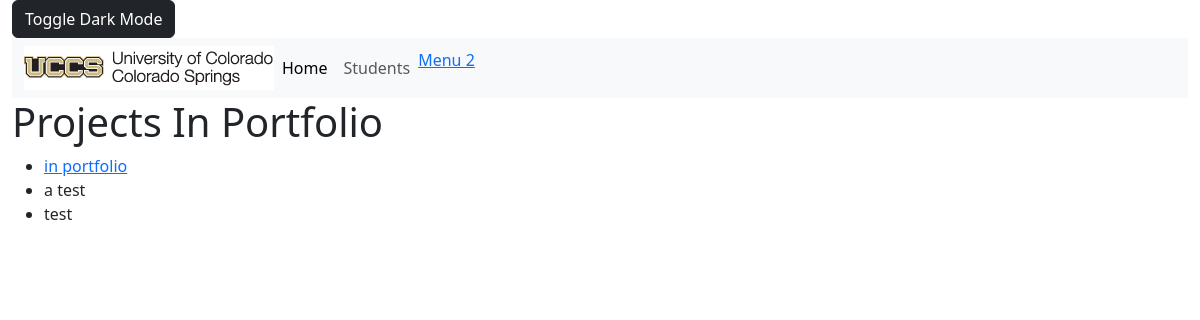
The app's page /projects/, older data.
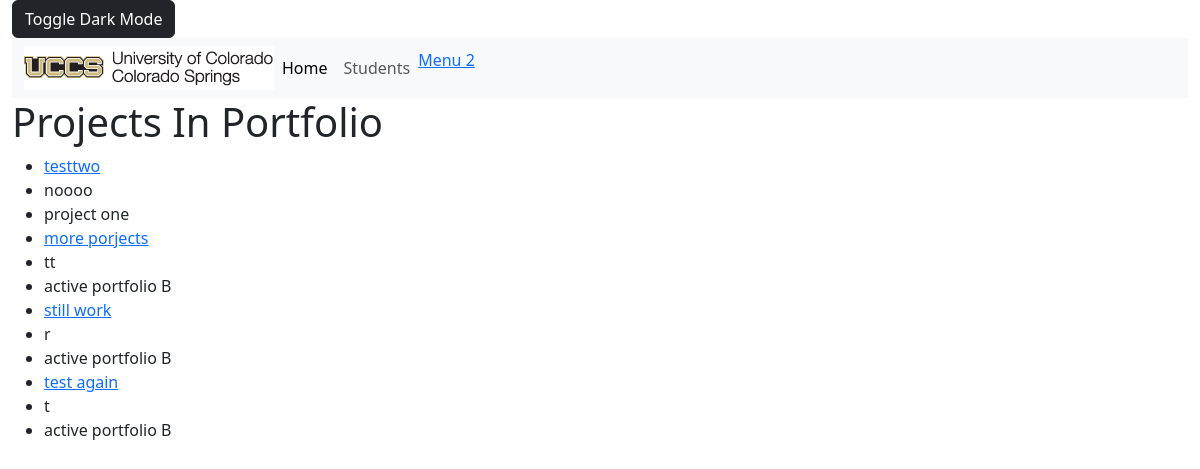
The same page, newer data.
### portfolio_app/models.py (models this page shows, shortened)
class Project(models.Model):
    title = models.CharField(max_length=200)
    description = models.TextField()
    portfolio = models.ForeignKey('Portfolio', on_delete=models.CASCADE, default=None)
    def get_absolute_url(self):
        return reverse("project-detail", args=[str(self.id)])

class Portfolio(models.Model):
    title = models.CharField(max_length=200)
    contact_email = models.EmailField("Contact Email", max_length=200)
    is_active = models.BooleanField(default=False)
    about = models.TextField(blank=True)
    def __str__(self):
        return self.title

### portfolio_app/views.py (the view)
# urls.py: path('projects/', views.ProjectListView.as_view(), name= 'projects'),
class ProjectListView(generic.ListView):
    model = Project

### portfolio_app/templates/portfolio_app/project_list.html (shortened to what this page needs)
{% extends 'portfolio_app/base_template.html' %}
{% block content %}
<h1>Projects In Portfolio</h1>
<ul>
    {% for project in project_list %}
<li>
<a href="{{ project.get_absolute_url }}">{{ project.title }}</a>
</li>
<li>{{ project.description }}</li>
<li>{{ project.portfolio }}</li>
{%empty%}
<p>There are no projects registered.</p>
{% endfor %}
</ul>
{% endblock %}

### portfolio_app/templates/portfolio_app/base_template.html (shortened to what this page needs)
{% load static %}
<!DOCTYPE html>
<html lang="en" data-bs-theme="light" >
  <head>
    {% load bootstrap5 %}
    {% bootstrap_css %}
    <link href="https://cdn.jsdelivr.net/npm/bootstrap@5.3.2/dist/css/bootstrap.min.css" rel="stylesheet">
  </head>
  <body>
    <div class="container-fluid">
      <button class="btn btn-dark" id="darkModeToggle" onclick="toggleDarkMode()">Toggle Dark Mode</button>
      <nav class="navbar navbar-expand-lg bg-body-tertiary">
        <div class="container-fluid">
          <img src="{% static 'images/uccs_logo.gif' %}" />
          <div class="collapse navbar-collapse" id="navbarNav">
            <ul class="navbar-nav">
              <li class="nav-item">
                <a class="nav-link active" aria-current="page" href="{% url 'index' %}">Home</a>
              </li>
              <li class="nav-item">
                <a class="nav-link" href="{% url 'students' %}">Students</a>
              </li>
              <li class="nav-item">
                <a class "nav-link" href="#">Menu 2</a>
              </li>
            </ul>
          </div>
        </div>
      </nav>
      {% block content %}
      {% endblock %}
    </div>
  </body>
</html>

Row changes from the older to the newer data that the page shows:
removed Project: title "in portfolio", description "a test", portfolio "test"
added Project: title "testtwo", description "noooo", portfolio "project one"
added Project: title "more porjects", description "tt", portfolio "active portfolio B"
added Project: title "still work", description "r", portfolio "active portfolio B"
added Project: title "test again", description "t", portfolio "active portfolio B"
